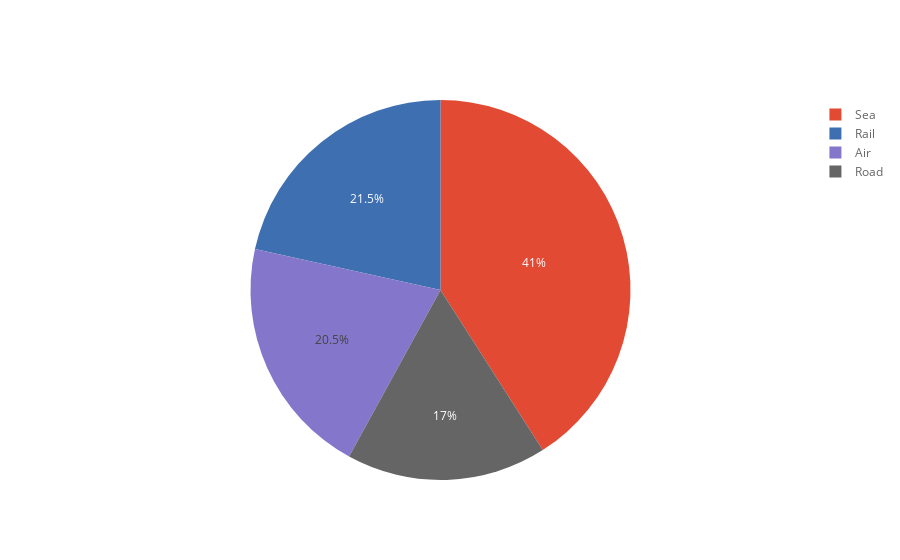

Write notebook code for a chart like this one.
### Markdown cell above
Podemos observar que los primeros 2 medios son los mismos que en la tabla correspondiente al número de exportaciones, y el único cambio que se hace es en el medio aereo, debido a que a pesar de tener menos exportaciones, tiene mayor flujo de capital. A continuación se muestra la gráfica:

### Code cell
medio_val_exp.iplot(kind='pie', labels="Medio de Transporte", values="Monto ($)")

### Figure 1 — Plotly figure (JSON) as saved in the notebook; plotly's stock layout.template omitted (floating-point values rounded to 4 significant figures)
{"data": [{"labels": ["Sea", "Rail", "Air", "Road"], "marker": {"colors": ["rgba(226, 74, 51, 1.0)", "rgba(62, 111, 176, 1.0)", "rgba(132, 118, 202, 1.0)", "rgba(101, 101, 101, 1.0)"]}, "name": "", "type": "pie", "values": [65592622000, 34505043000, 32785147000, 27280486000]}], "layout": {"legend": {"bgcolor": "#FFFFFF", "font": {"color": "#666666"}}, "paper_bgcolor": "#FFFFFF", "plot_bgcolor": "#E5E5E5", "titlefont": {"color": "#151516"}}}
